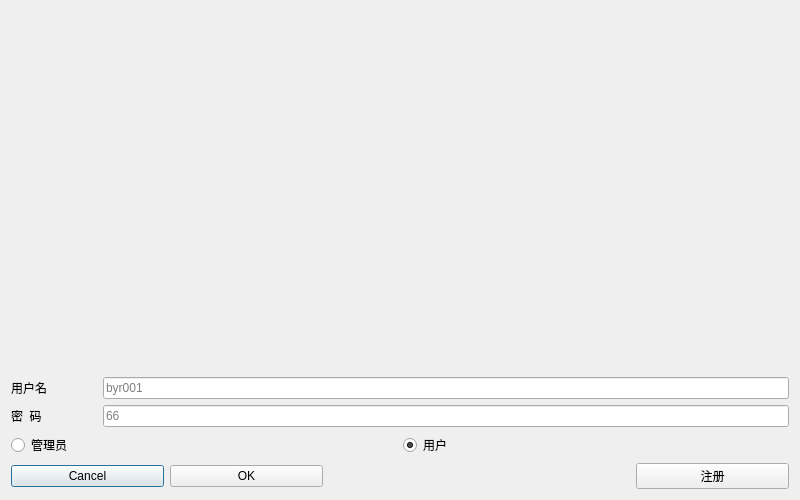
<?xml version="1.0" encoding="UTF-8"?>
<ui version="4.0">
 <class>EnterWin</class>
 <widget class="QDialog" name="EnterWin">
  <property name="geometry">
   <rect>
    <x>0</x>
    <y>0</y>
    <width>800</width>
    <height>500</height>
   </rect>
  </property>
  <property name="minimumSize">
   <size>
    <width>800</width>
    <height>500</height>
   </size>
  </property>
  <property name="windowTitle">
   <string>Dialog</string>
  </property>
  <layout class="QVBoxLayout" name="verticalLayout_2">
   <item>
    <widget class="QLabel" name="EnterPicture_label">
     <property name="styleSheet">
      <string notr="true">image: url(:/png/EnterWinPic.png);</string>
     </property>
     <property name="text">
      <string/>
     </property>
    </widget>
   </item>
   <item>
    <layout class="QVBoxLayout" name="verticalLayout">
     <item>
      <layout class="QHBoxLayout" name="horizontalLayout_3" stretch="1,8">
       <item>
        <widget class="QLabel" name="username_label">
         <property name="text">
          <string>用户名</string>
         </property>
        </widget>
       </item>
       <item>
        <widget class="QLineEdit" name="username_LE">
         <property name="placeholderText">
          <string>byr001</string>
         </property>
        </widget>
       </item>
      </layout>
     </item>
     <item>
      <layout class="QHBoxLayout" name="horizontalLayout_4" stretch="1,8">
       <item>
        <widget class="QLabel" name="password_label">
         <property name="text">
          <string>密  码</string>
         </property>
        </widget>
       </item>
       <item>
        <widget class="QLineEdit" name="password_LE">
         <property name="placeholderText">
          <string>66</string>
         </property>
        </widget>
       </item>
      </layout>
     </item>
     <item>
      <layout class="QHBoxLayout" name="horizontalLayout_2">
       <item>
        <widget class="QRadioButton" name="Administractor_btn">
         <property name="text">
          <string>管理员</string>
         </property>
        </widget>
       </item>
       <item>
        <widget class="QRadioButton" name="User_btn">
         <property name="text">
          <string>用户</string>
         </property>
         <property name="checkable">
          <bool>true</bool>
         </property>
         <property name="checked">
          <bool>true</bool>
         </property>
        </widget>
       </item>
      </layout>
     </item>
     <item>
      <layout class="QHBoxLayout" name="horizontalLayout" stretch="1,1,2,1">
       <item>
        <widget class="QPushButton" name="Cancel_btn">
         <property name="text">
          <string>Cancel</string>
         </property>
        </widget>
       </item>
       <item>
        <widget class="QPushButton" name="OK_btn">
         <property name="text">
          <string>OK</string>
         </property>
        </widget>
       </item>
       <item>
        <spacer name="horizontalSpacer">
         <property name="orientation">
          <enum>Qt::Horizontal</enum>
         </property>
         <property name="sizeHint" stdset="0">
          <size>
           <width>40</width>
           <height>20</height>
          </size>
         </property>
        </spacer>
       </item>
       <item>
        <widget class="QPushButton" name="sign_in_btn">
         <property name="text">
          <string>注册</string>
         </property>
        </widget>
       </item>
      </layout>
     </item>
    </layout>
   </item>
  </layout>
 </widget>
 <resources/>
 <connections/>
</ui>
